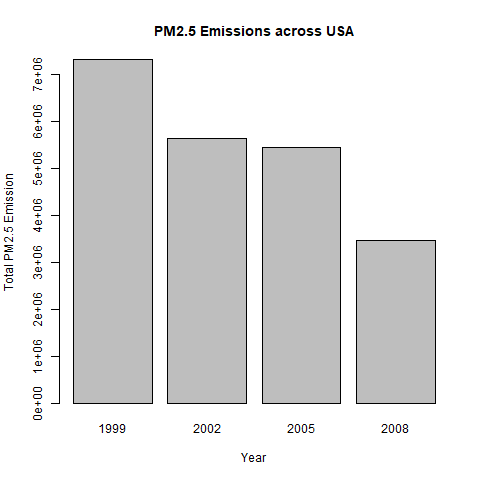

R code for this plot:
# Have total emissions from PM2.5 decreased in the United States
# from 1999 to 2008?
# Using the base plotting system, make a plot showing the total PM2.5
# emission from all sources for each of the years 1999, 2002, 2005, and 2008.

data <- get_data()
total <- data %>% group_by(year) %>% summarise(total = sum(Emissions))

png("plot1.png")
barplot(total ~ year, data = total,
  xlab = "Year",
  ylab = "Total PM2.5 Emission",
  main = "PM2.5 Emissions across USA")
dev.off()
